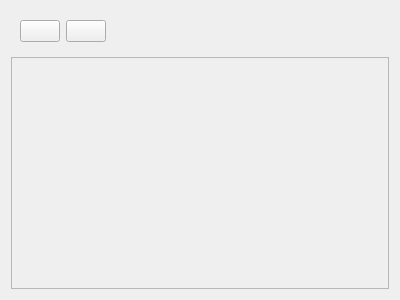
<?xml version="1.0" encoding="UTF-8"?>
<ui version="4.0">
 <class>Form</class>
 <widget class="QWidget" name="Form">
  <property name="geometry">
   <rect>
    <x>0</x>
    <y>0</y>
    <width>400</width>
    <height>300</height>
   </rect>
  </property>
  <property name="windowTitle">
   <string>Form</string>
  </property>
  <layout class="QVBoxLayout" name="verticalLayout">
   <item>
    <widget class="QWidget" name="widget" native="true">
     <layout class="QHBoxLayout" name="horizontalLayout">
      <item>
       <widget class="QPushButton" name="remove_pushButton">
        <property name="text">
         <string/>
        </property>
        <property name="icon">
         <iconset resource="icons.qrc">
          <normaloff>:/pic/icons/remove.png</normaloff>:/pic/icons/remove.png</iconset>
        </property>
       </widget>
      </item>
      <item>
       <widget class="QPushButton" name="download_pushButton">
        <property name="text">
         <string/>
        </property>
        <property name="icon">
         <iconset resource="icons.qrc">
          <normaloff>:/pic/icons/download.png</normaloff>:/pic/icons/download.png</iconset>
        </property>
       </widget>
      </item>
      <item>
       <spacer name="horizontalSpacer">
        <property name="orientation">
         <enum>Qt::Horizontal</enum>
        </property>
        <property name="sizeHint" stdset="0">
         <size>
          <width>40</width>
          <height>20</height>
         </size>
        </property>
       </spacer>
      </item>
     </layout>
    </widget>
   </item>
   <item>
    <widget class="QScrollArea" name="scrollArea">
     <property name="widgetResizable">
      <bool>true</bool>
     </property>
     <widget class="QWidget" name="scrollAreaWidgetContents">
      <property name="geometry">
       <rect>
        <x>0</x>
        <y>0</y>
        <width>380</width>
        <height>232</height>
       </rect>
      </property>
      <layout class="QVBoxLayout" name="verticalLayout_3">
       <item>
        <layout class="QVBoxLayout" name="list_verticalLayout"/>
       </item>
      </layout>
     </widget>
    </widget>
   </item>
  </layout>
 </widget>
 <resources>
  <include location="icons.qrc"/>
 </resources>
 <connections/>
</ui>
